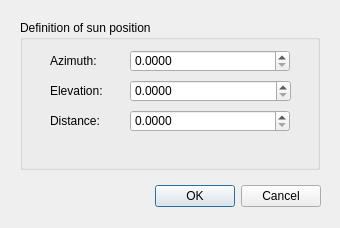
<ui version="4.0" >
 <class>SunPositionCalculatorDialog</class>
 <widget class="QDialog" name="SunPositionCalculatorDialog" >
  <property name="geometry" >
   <rect>
    <x>0</x>
    <y>0</y>
    <width>340</width>
    <height>228</height>
   </rect>
  </property>
  <property name="windowTitle" >
   <string>Sun Position Dialog</string>
  </property>
  <widget class="QDialogButtonBox" name="buttonBox" >
   <property name="geometry" >
    <rect>
     <x>60</x>
     <y>180</y>
     <width>261</width>
     <height>32</height>
    </rect>
   </property>
   <property name="orientation" >
    <enum>Qt::Horizontal</enum>
   </property>
   <property name="standardButtons" >
    <set>QDialogButtonBox::Cancel|QDialogButtonBox::NoButton|QDialogButtonBox::Ok</set>
   </property>
  </widget>
  <widget class="QGroupBox" name="groupBox" >
   <property name="geometry" >
    <rect>
     <x>20</x>
     <y>20</y>
     <width>300</width>
     <height>150</height>
    </rect>
   </property>
   <property name="title" >
    <string>Definition of sun position</string>
   </property>
   <widget class="QLabel" name="label" >
    <property name="geometry" >
     <rect>
      <x>30</x>
      <y>30</y>
      <width>60</width>
      <height>22</height>
     </rect>
    </property>
    <property name="text" >
     <string>Azimuth:</string>
    </property>
   </widget>
   <widget class="QDoubleSpinBox" name="azimuthSpin" >
    <property name="geometry" >
     <rect>
      <x>110</x>
      <y>30</y>
      <width>160</width>
      <height>22</height>
     </rect>
    </property>
    <property name="decimals" >
     <number>4</number>
    </property>
    <property name="maximum" >
     <double>360.000000000000000</double>
    </property>
   </widget>
   <widget class="QLabel" name="label_2" >
    <property name="geometry" >
     <rect>
      <x>30</x>
      <y>60</y>
      <width>60</width>
      <height>22</height>
     </rect>
    </property>
    <property name="text" >
     <string>Elevation:</string>
    </property>
   </widget>
   <widget class="QDoubleSpinBox" name="elevationSpin" >
    <property name="geometry" >
     <rect>
      <x>110</x>
      <y>60</y>
      <width>161</width>
      <height>22</height>
     </rect>
    </property>
    <property name="decimals" >
     <number>4</number>
    </property>
    <property name="maximum" >
     <double>90.000000000000000</double>
    </property>
   </widget>
   <widget class="QLabel" name="label_3" >
    <property name="geometry" >
     <rect>
      <x>30</x>
      <y>90</y>
      <width>60</width>
      <height>22</height>
     </rect>
    </property>
    <property name="text" >
     <string>Distance:</string>
    </property>
   </widget>
   <widget class="QDoubleSpinBox" name="distanceSpin" >
    <property name="geometry" >
     <rect>
      <x>110</x>
      <y>90</y>
      <width>160</width>
      <height>22</height>
     </rect>
    </property>
    <property name="decimals" >
     <number>4</number>
    </property>
    <property name="maximum" >
     <double>999999999.000000000000000</double>
    </property>
   </widget>
  </widget>
 </widget>
 <resources/>
 <connections>
  <connection>
   <sender>buttonBox</sender>
   <signal>accepted()</signal>
   <receiver>SunPositionCalculatorDialog</receiver>
   <slot>accept()</slot>
   <hints>
    <hint type="sourcelabel" >
     <x>248</x>
     <y>254</y>
    </hint>
    <hint type="destinationlabel" >
     <x>157</x>
     <y>274</y>
    </hint>
   </hints>
  </connection>
  <connection>
   <sender>buttonBox</sender>
   <signal>rejected()</signal>
   <receiver>SunPositionCalculatorDialog</receiver>
   <slot>reject()</slot>
   <hints>
    <hint type="sourcelabel" >
     <x>316</x>
     <y>260</y>
    </hint>
    <hint type="destinationlabel" >
     <x>286</x>
     <y>274</y>
    </hint>
   </hints>
  </connection>
 </connections>
</ui>
